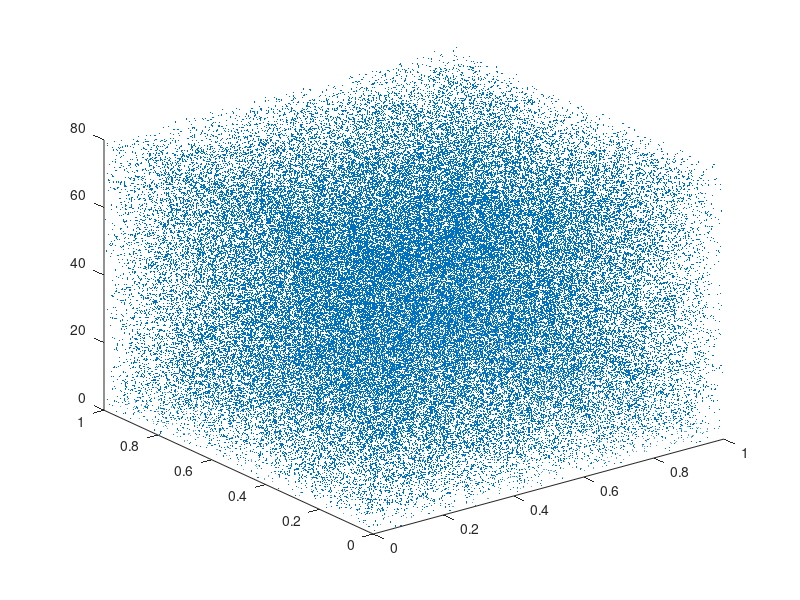

This figure's MATLAB source:
clc;clf;clearvars;

df = @(x,y) exp((x+y).^2);

n = 100000;
k = 0;
zmax = 80;
v = 1*1*zmax;

rx = 1/1000 * unidrnd(1000,1,n);
ry = 1/1000 * unidrnd(1000,1,n);
rz = zmax/1000 * unidrnd(1000,1,n);

for i=1:n
    if rz(i)<df(rx(i),ry(i))
        k = k+1;
    end
end

ff = v*k/n
hold on
plot3(rx,ry,rz,'.','MarkerSize',2)
[x,y]=meshgrid(linspace(0,1,100));
mesh(x,y,df(x,y),'EdgeAlpha',0.4,'FaceAlpha',0.4)
view(3)